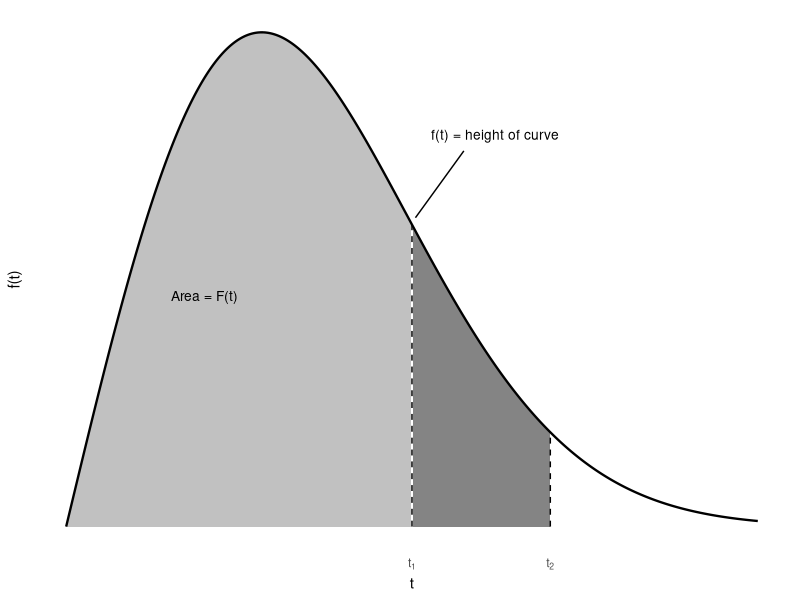

Recreate this plot in R.
## ---- chunk 1
#| label: fig-apr-121-pdf-cdf
#| fig-cap: "The relationship between the PDF f(t) and the CDF F(t)"
#| code-fold: true
#| message: false
library(tidyverse)

t_seq <- seq(0, 10, length.out = 400)
pdf_vals <- dweibull(t_seq, shape = 2, scale = 4)
t1 <- 5
t2 <- 7

df <- tibble(t = t_seq, f = pdf_vals)

ggplot(df, aes(t, f)) +
  geom_area(data = df |> filter(t <= t1), aes(t, f), fill = "grey40", alpha = 0.4) +
  geom_area(data = df |> filter(t >= t1, t <= t2), aes(t, f), fill = "grey20", alpha = 0.6) +
  geom_line(linewidth = 0.8) +
  annotate("text", x = 2, y = 0.1, label = "Area = F(t)", size = 3.5) +
  annotate("text", x = 6.2, y = 0.17, label = "f(t) = height of curve", size = 3.5) +
  annotate("segment", x = 5.75, xend = t1 + 0.05, y = 0.163, yend = dweibull(t1, 2, 4) + 0.003) +
  annotate("segment", x = t1, xend = t1, y = 0, yend = dweibull(t1, 2, 4), linetype = "dashed") +
  annotate("segment", x = t2, xend = t2, y = 0, yend = dweibull(t2, 2, 4), linetype = "dashed") +
  scale_x_continuous(breaks = c(t1, t2), labels = c(expression(t[1]), expression(t[2]))) +
  labs(x = "t", y = "f(t)") +
  theme_minimal() +
  theme(axis.text.y = element_blank(), panel.grid = element_blank())
## ---- chunk 2
#| label: verify-apr-121-weibull
#| code-fold: true
pweibull(800 * 5, shape = 1.5, scale = 8000)
